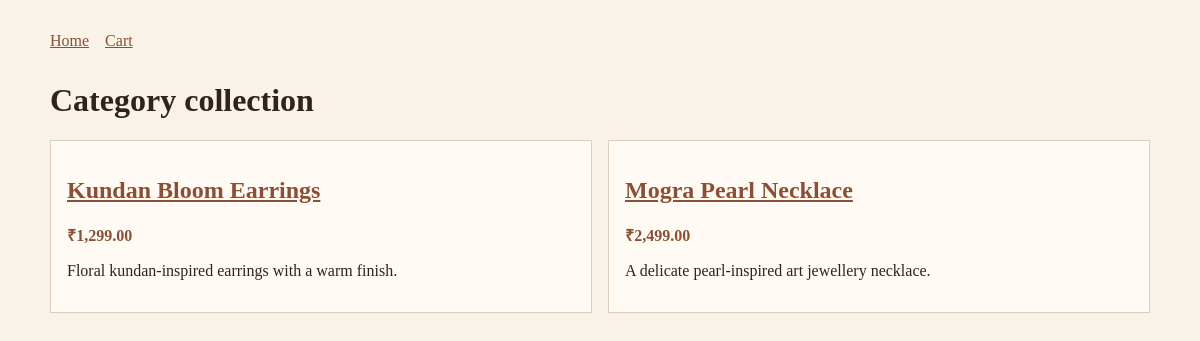
Screenshot of /Day3/category.php with the database file from the repository.
### tables this page shows
CREATE TABLE IF NOT EXISTS products (
    id BIGINT UNSIGNED AUTO_INCREMENT PRIMARY KEY,
    category_id BIGINT UNSIGNED NULL,
    name VARCHAR(180) NOT NULL,
    slug VARCHAR(200) NOT NULL UNIQUE,
    description TEXT NULL,
    price DECIMAL(10, 2) NOT NULL,
    stock_quantity INT UNSIGNED NOT NULL DEFAULT 0,
    image_path VARCHAR(255) NULL,
    is_active TINYINT(1) NOT NULL DEFAULT 1,
    created_at TIMESTAMP NOT NULL DEFAULT CURRENT_TIMESTAMP,
    updated_at TIMESTAMP NOT NULL DEFAULT CURRENT_TIMESTAMP ON UPDATE CURRENT_TIMESTAMP,
    CONSTRAINT fk_products_category FOREIGN KEY (category_id) REFERENCES categories(id) ON DELETE SET NULL
);

### Day3/catalog.php (called while the page is built, shortened)
<?php
function getProducts(PDO $database, ?string $categorySlug = null): array
{
    $sql = 'SELECT p.id, p.name, p.slug, p.description, p.price, p.stock_quantity, p.image_path, c.name AS category_name, c.slug AS category_slug
            FROM products p LEFT JOIN categories c ON c.id = p.category_id WHERE p.is_active = 1';
    $parameters = [];
    $sql .= ' ORDER BY p.created_at DESC, p.name';
    $statement = $database->prepare($sql);
    $statement->execute($parameters);
    return $statement->fetchAll();
}

### Day3/category.php (the view, shortened to what this page needs)
<?php
require __DIR__ . '/bootstrap.php';
require __DIR__ . '/catalog.php';
$slug = trim((string) ($_GET['slug'] ?? ''));
$products = getProducts($database, $slug);
?>
<!doctype html><html lang="en"><head><meta charset="utf-8"><meta name="viewport" content="width=device-width,initial-scale=1"><title>Category | ShivKrupa</title><link rel="stylesheet" href="style.css"></head><body><nav><a href="index.php">Home</a><a href="../Day4/cart.php">Cart</a></nav><main><h1>Category collection</h1><div class="grid"><?php foreach ($products as $product): ?><article class="card"><a href="product.php?slug=<?= urlencode($product['slug']) ?>"><h2><?= htmlspecialchars($product['name'], ENT_QUOTES, 'UTF-8') ?></h2></a><p class="price">₹<?= number_format((float) $product['price'], 2) ?></p><p><?= htmlspecialchars((string) $product['description'], ENT_QUOTES, 'UTF-8') ?></p></article><?php endforeach; ?></div></main></body></html>

### Day3/style.css (style rules this page uses)
:root { font-family: Georgia, serif; color: #30231d; background: #f8f2e9; }
body { max-width: 1100px; margin: 0 auto; padding: 2rem; }
a { color: #8b4f35; }
nav { display: flex; gap: 1rem; flex-wrap: wrap; margin-bottom: 2rem; }
.grid { display: grid; grid-template-columns: repeat(auto-fit, minmax(220px, 1fr)); gap: 1rem; }
.card { background: #fffaf4; border: 1px solid #dfcdbd; padding: 1rem; }
.price { font-weight: bold; color: #8b4f35; }

### rows the page displays
products: name "Kundan Bloom Earrings", price "1,299.00", description "Floral kundan-inspired earrings with a warm finish."
products: name "Mogra Pearl Necklace", price "2,499.00", description "A delicate pearl-inspired art jewellery necklace."
